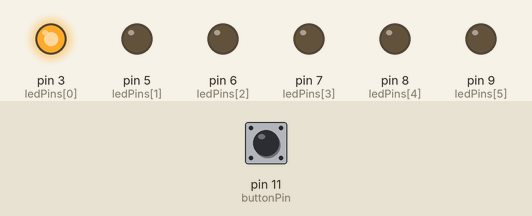
Bench run of a sketch on a simulated Arduino Uno, built with avr-gcc and run on an emulated ATmega328P. Parts: output pins drawn as LEDs (lit = HIGH). Inputs (shaded band) come from the test bench; at power-on: pin 11 (buttonPin) LOW.

Above: at 1.2 s.
1.3 s: pin 11 (buttonPin) pulled HIGH for 0.15 s
At 2.4 s:
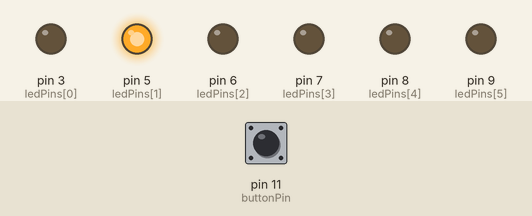
2.9 s: pin 11 (buttonPin) pulled HIGH for 1 s
At 3.6 s:
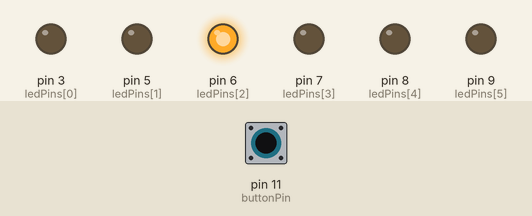
5.4 s: pin 11 (buttonPin) pulled HIGH for 0.15 s
At 6.6 s:
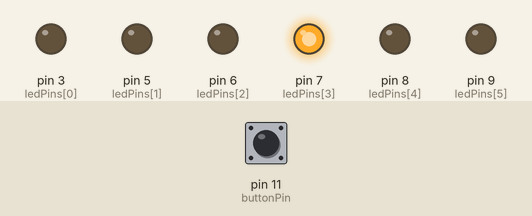
7.0 s: pin 11 (buttonPin) pulled HIGH for 3.2 s
At 7.9 s:
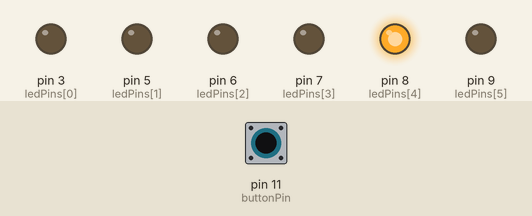
11.7 s: pin 11 (buttonPin) pulled HIGH for 0.15 s
At 12.7 s:
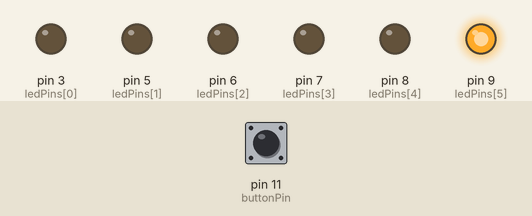
Timing chart, 0 to 14.3 s (numbered marks = the images above; inputs shaded):
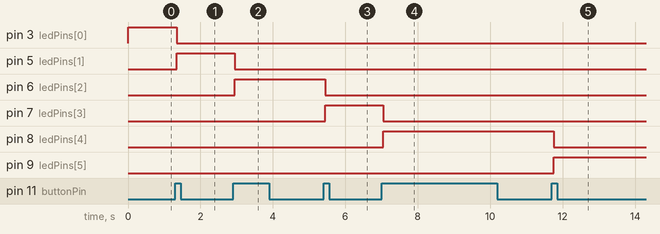

Measured:
- after the input at 1.3 s, pin 3 (ledPins[0]): HIGH → LOW after 0.05 s; pin 5 (ledPins[1]): LOW → HIGH after 0.05 s
- after the input at 2.9 s, pin 5 (ledPins[1]): HIGH → LOW after 0.05 s; pin 6 (ledPins[2]): LOW → HIGH after 0.05 s
- after the input at 5.4 s, pin 6 (ledPins[2]): HIGH → LOW after 0.05 s; pin 7 (ledPins[3]): LOW → HIGH after 0.05 s
- after the input at 7.0 s, pin 7 (ledPins[3]): HIGH → LOW after 0.05 s; pin 8 (ledPins[4]): LOW → HIGH after 0.05 s
- after the input at 11.7 s, pin 8 (ledPins[4]): HIGH → LOW after 0.05 s; pin 9 (ledPins[5]): LOW → HIGH after 0.05 s

The sketch:

misc_select_next_led_with_button_press.ino
```cpp
//Select random LED with button press

int currentPin = 0;
int arraySize;
int ledState = HIGH;
int buttonState;
int lastButtonState = LOW;

const int buttonPin = 11;
const int ledPins[] = {3, 5, 6, 7, 8, 9}; //pin 4 on my uno is giving odd results

unsigned long debounceDelay = 50;
unsigned long lastDebounceTime = 0;

void setup() {
  arraySize = sizeof( ledPins ) / sizeof( int );
  for (int i = 0; i < arraySize; i++) {
    pinMode(ledPins[i], OUTPUT);
  }
  pinMode(buttonPin, INPUT);
  digitalWrite(ledPins[currentPin], HIGH);
}

void loop() {
  // read the state of the switch into a local variable:
  int reading = digitalRead(buttonPin);
  // check to see if you just pressed the button
  // (i.e. the input went from LOW to HIGH), and you've waited long enough
  // since the last press to ignore any noise:
  // If the switch changed, due to noise or pressing:
  if (reading != lastButtonState) {
    // reset the debouncing timer
    lastDebounceTime = millis();
  }
  if ((millis() - lastDebounceTime) > debounceDelay) {
    // whatever the reading is at, it's been there for longer than the debounce
    // delay, so take it as the actual current state:
    // if the button state has changed:
    if (reading != buttonState) {
      buttonState = reading;
      // turn off all LEDs and select a new one
      if (buttonState == HIGH) {
        for (int i = 0; i < arraySize; i++) {
          digitalWrite(ledPins[i], LOW);
        }
        if(currentPin == arraySize-1){
          currentPin = 0;
        }else{
          currentPin++;
        }
      }
    }
  }
  // set the LED:
  digitalWrite(ledPins[currentPin], HIGH);
  // save the reading. Next time through the loop, it'll be the lastButtonState:
  lastButtonState = reading;
}
```
